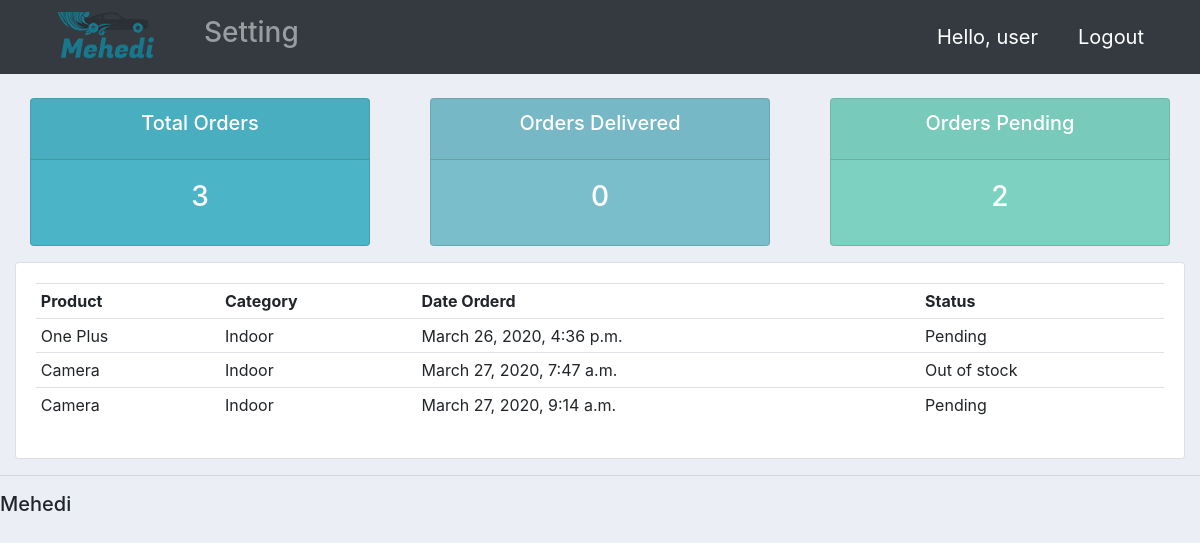
Screenshot of /user/ (signed in) with the database file from the repository.
### base/models.py (models this page shows, shortened)
class Order(models.Model):
    STATUS =(
    ('Pending', 'Pending'),
    ('Out of stock','Out of stock'),
    ('Delivered','Delivered')
    )
    customer = models.ForeignKey(Customer,null=True,on_delete = models.SET_NULL)
    product = models.ForeignKey(Product,null=True,on_delete = models.SET_NULL)
    status = models.CharField(max_length=200, null=True,choices=STATUS)
    date_created = models.DateTimeField(auto_now_add=True, null=True)

class Product(models.Model):
    CATEGORY =(
    ('Indoor', 'Indoor'),
    ('Out door','Out door')
    )
    name = models.CharField(max_length=200, null=True)
    price = models.FloatField(null=True)
    category = models.CharField(max_length=200, null=True,choices=CATEGORY)
    description = models.CharField(max_length=200, null=True)
    date_created = models.DateTimeField(auto_now_add=True, null=True)
    tags = models.ManyToManyField(Tag)
    def __str__(self):
        return self.name

### base/decorators.py (the view)
		def wrapper_func(request, *args, **kwargs):
			group = None
			if request.user.groups.exists():
				group = request.user.groups.all()[0].name
			if group in allowed_roles:
				return view_func(request, *args, **kwargs)
			else:
				return HttpResponse('You are not authorized to view this page')

### base/views.py (called while the page is built)
@login_required(login_url='login')
@allowed_users(allowed_roles=['customer'])
def userpage(request):
    orders = request.user.customer.order_set.all()
    total_orders = orders.count()
    delivered = orders.filter(status='Delivered').count()
    pending = orders.filter(status='Pending').count()
    context={'orders':orders,'total_orders':total_orders,
    'delivered':delivered,'pending':pending}
    return render(request,'userpage.html',context)

### base/templates/userpage.html
{%  extends 'main.html' %}
{% block content %}
{%  include 'status.html' %}
<div class="row">
	<div class="col-md">
		<div class="card card-body">
			<table class="table table-sm">
				<tr>
					<th>Product</th>
					<th>Category</th>
					<th>Date Orderd</th>
					<th>Status</th>
				</tr>
				{% for order in orders %}
				<tr>
					<td>{{order.product}}</td>
					<td>{{order.product.category}}</td>
					<td>{{order.date_created}}</td>
					<td>{{order.status}}</td>
				</tr>
				{% endfor %}
			</table>
		</div>
	</div>
</div>
{% endblock content %}

### base/templates/navbar.html (shortened to what this page needs)
{% load static %}
<nav class="navbar navbar-expand-lg navbar-dark bg-dark">
  <img src="{% static 'images/logo.png'%}" alt="">
  <div class="collapse navbar-collapse" id="navbarNav">
    <ul class="navbar-nav">
      {% if request.user.is_staff %}
      <li class="nav-item active">
        <a class="nav-link" href="{% url 'index' %}">Dashboard</a>
      </li>
      <li class="nav-item">
        <a class="nav-link" href="{% url 'products' %}">Products</a>
      </li>
      {% else %}
      <li class="nav-item">
        <a  class="nav-link" href="{% url 'profile' %}"><h3>Setting</h3></a>
      </li>
      {% endif %}
    </ul>
  </div>
  <span class="msg">  Hello,  {{request.user}}</span>
  <span><a class="msg" href="{% url 'logout' %}">Logout</a></span>
</nav>

### static/css/main.css (style rules this page uses)
body { background-color: #ebeff5; }

### base/templates/navbar.html (style rules this page uses)
.msg { font-size:20px; color:white; margin-right:40px; }

### rows the page displays
Order: product "One Plus", product.category "Indoor", date_created "March 26, 2020, 4:36 p.m.", status "Pending"
Order: product "Camera", product.category "Indoor", date_created "March 27, 2020, 7:47 a.m.", status "Out of stock"
Order: product "Camera", product.category "Indoor", date_created "March 27, 2020, 9:14 a.m.", status "Pending"

### other values shown
{{ request.user }} "user"
{{ total_orders }} "3"
{{ delivered }} "0"
{{ pending }} "2"
